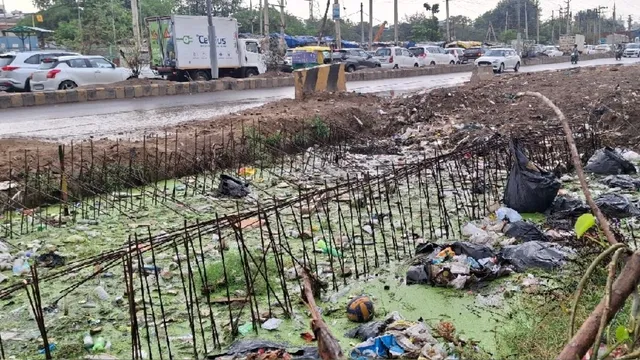
#> input picture data/images/blocked/G010-Sector10.webp, 640 x 360 px
$ python -i vision_features.py   (imports and definitions only)
#> lines starting #> are read from the running program, lines starting #| are printed output that depends on the picture; after the words box and inside, x2 and y2 are one past the last pixel; in counts of white or black regions, pixels touching at a corner belong together
"""
Vision-based feature extraction for DrainSight.

This module provides lightweight computer-vision utilities for extracting
building, road, and water-related features from an image.

The functions are intentionally modular so the backend can call them later.
"""

from pathlib import Path
from typing import Dict, Any

import cv2
import numpy as np


def load_image(image_path: str) -> np.ndarray:
    """
    Load an image from disk.

    Returns:
        OpenCV image as a NumPy array.

    Raises:
        FileNotFoundError: If the image does not exist or cannot be read.
    """
    path = Path(image_path)

    if not path.exists():
        raise FileNotFoundError(f"Image not found: {image_path}")

    image = cv2.imread(str(path))

    if image is None:
        raise ValueError(f"Unable to read image: {image_path}")

    return image


def get_image_features(image_path: str) -> Dict[str, Any]:
    """
    Extract basic visual/geospatial proxy features from an image.

    These are baseline features for the prototype. More advanced ML
    detection can be plugged into this module later without changing
    the backend interface.
    """

    image = load_image(image_path)
#> in load_image, image is the input picture: shape (360, 640, 3); mean B, G, R 116.2, 124.1, 125.1

    height, width = image.shape[:2]

    gray = cv2.cvtColor(image, cv2.COLOR_BGR2GRAY)

    # Basic image statistics
    mean_brightness = float(np.mean(gray))
    brightness_std = float(np.std(gray))

    # Edge density can act as a simple proxy for structural complexity.
    edges = cv2.Canny(gray, 100, 200)
    edge_density = float(np.mean(edges > 0))

    return {
        "image_width": width,
        "image_height": height,
        "mean_brightness": mean_brightness,
        "brightness_std": brightness_std,
        "edge_density": edge_density,
    }


def detect_water_regions(image_path: str) -> Dict[str, Any]:
    """
    Estimate water-like regions using HSV colour thresholds.

    This is a baseline heuristic for the prototype and should not be
    interpreted as a trained water-segmentation model.
    """

    image = load_image(image_path)

    hsv = cv2.cvtColor(image, cv2.COLOR_BGR2HSV)

    # Broad blue/cyan range.
    lower = np.array([80, 30, 30])
    upper = np.array([140, 255, 255])

    mask = cv2.inRange(hsv, lower, upper)

    water_pixels = int(np.sum(mask > 0))
    total_pixels = mask.shape[0] * mask.shape[1]

    water_ratio = water_pixels / total_pixels if total_pixels else 0.0

    return {
        "water_pixel_count": water_pixels,
        "water_ratio": float(water_ratio),
    }


def extract_vision_features(image_path: str) -> Dict[str, Any]:
    """
    Main entry point for the vision feature pipeline.

    Returns a single dictionary so the backend can consume the result
    without knowing how individual features were calculated.
    """

    features = get_image_features(image_path)
#> in get_image_features, `gray = cv2.cvtColor(image, cv2.COLOR_BGR2GRAY)`:
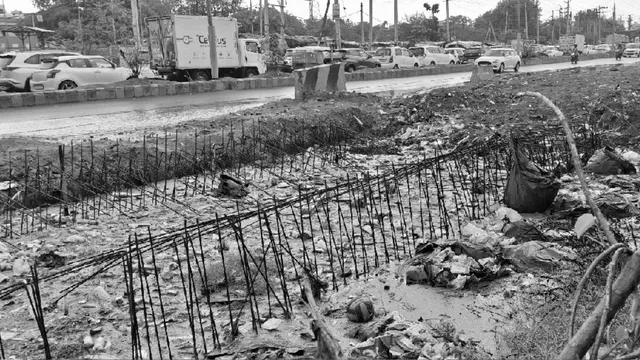
#> gray: shape (360, 640); min 0, max 255, mean 123.5
#> in get_image_features, `mean_brightness = float(np.mean(gray))`: mean_brightness = 123.5
#> in get_image_features, `brightness_std = float(np.std(gray))`: brightness_std = 54.95
#> in get_image_features, `edges = cv2.Canny(gray, 100, 200)`:
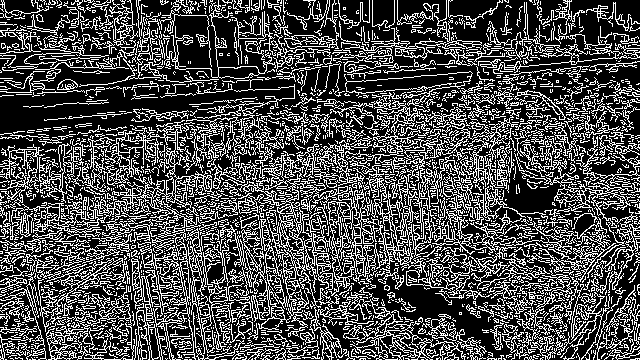
#> edges: shape (360, 640); 30% white in thin lines or dots
#> in get_image_features, `edge_density = float(np.mean(edges > 0))`: edge_density = 0.3
#> features = {'image_width': 640, 'image_height': 360, 'mean_brightness': 123.5, 'brightness_std': 54.95, 'edge_density': 0.3}
    water_features = detect_water_regions(image_path)
#> in detect_water_regions, `hsv = cv2.cvtColor(image, cv2.COLOR_BGR2HSV)`: hsv: shape (360, 640, 3); mean H, S, V 65.9, 46.5, 131.6
#> in detect_water_regions, `mask = cv2.inRange(hsv, lower, upper)`:
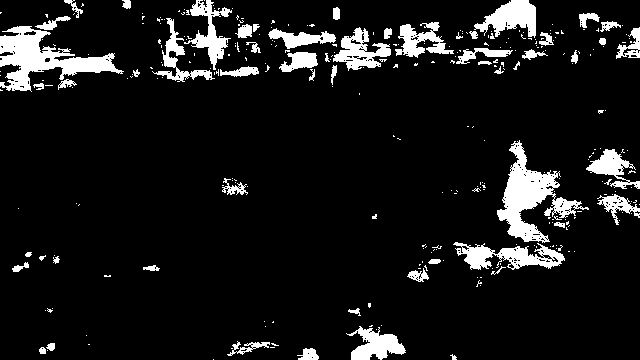
#> mask: shape (360, 640); 9.5% white; 307 white regions (250 under 20 px), largest, box (x1, y1, x2, y2) and area: (0, 26, 124, 92) 3227, (497, 140, 589, 243) 3160, (453, 242, 565, 270) 1533
#> in detect_water_regions, `water_pixels = int(np.sum(mask > 0))`: water_pixels = 21814
#> in detect_water_regions, `water_ratio = water_pixels / total_pixels if total_pixels else 0.0`: water_ratio = 0.0947
#> water_features = {'water_pixel_count': 21814, 'water_ratio': 0.0947}

    features.update(water_features)

    return features


# [2 lines not run here, left out]

>>> result = extract_vision_features('../data/images/blocked/G010-Sector10.webp')
#> result = {'image_width': 640, 'image_height': 360, 'mean_brightness': 123.5, 'brightness_std': 54.95, 'edge_density': 0.3, 'water_pixel_count': 21814, 'water_ratio': 0.0947}
